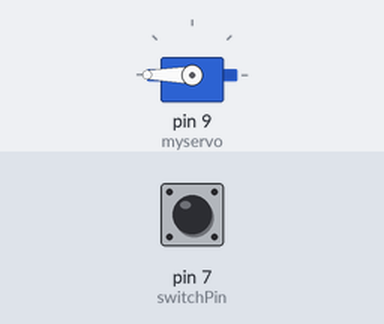
Bench run of a sketch on a simulated Arduino Uno, built with avr-gcc and run on an emulated ATmega328P. On the bench: servo. The inputs (shaded band) are chosen by the test bench; at power-on: pin 7 (switchPin) HIGH.

Above: at 0.1 s.
At 7.1 s:
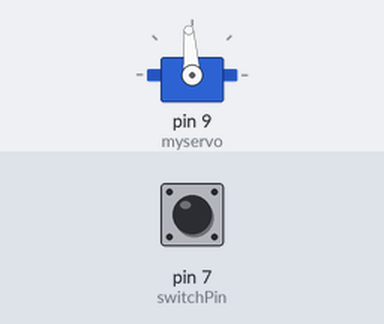
Timing chart, 0 to 8.6 s (numbered marks = the images above):
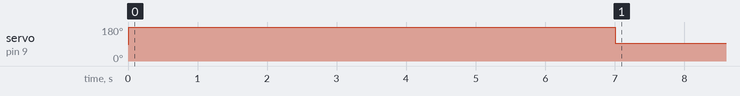

The sketch:

DI.ino
```cpp
//Durango DI team

#include <Servo.h>   // loads servo library

Servo myservo;  // create servo object to control a servo

int switchPin = 7;  // analog pin used to connect the potentiometer
int switchVal = 0;
int bounceCheck = 0;
int switchState = 0;
int val = 180;    // this will determine the speed. 180 is top speed
int val2 = 94;    // stop value, may need to go up or down during calibration

int delay1 = 7000; //this value determines the distance. higher= farther

void setup()
{
  myservo.attach(9);  // attaches the servo on pin 9 to the servo object

  pinMode(switchPin, INPUT);  // sets digital pin as input
}

void loop()
{
   // read the state of the switchPin value:
  switchVal = digitalRead(switchPin);
  delay(10);
  //wait 10ms
  bounceCheck = digitalRead(switchPin);
  if(switchVal == bounceCheck){           //if val is the same then not a bounce
    if(switchVal == HIGH && switchState == 0) {
      myservo.write(val);                  // sets the servo speed
      delay(delay1);                           // waits for the servo to get there
      myservo.write(val2);                 //stops servo
      switchState = 1;
      }
    if(switchVal == LOW) {                 //resets bot
      myservo.write(val2);
      switchState = 0;
      delay(5);
      }
    }
}
```

Measured:
- by itself, servo on pin 9 (myservo): 90° → 180° at 0.01 s, → 94° 7.0 s later
